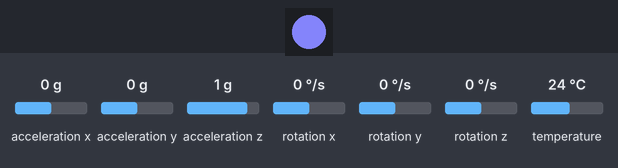
A program run on a simulated ESP32-C3. Parts: 1 RGB LEDs in strip order, left to right. Inputs (shaded band) come from the test bench; at power-on: acceleration x 0 g, acceleration y 0 g, acceleration z 1 g, rotation x 0 °/s, rotation y 0 °/s, rotation z 0 °/s, temperature 24 °C. Nothing arrives over Bluetooth unless stated; a phone connects over Bluetooth LE 3 s after start; what the program prints to the serial monitor is not drawn.

Above: at 1.3 s.
1.4 s: acceleration x set to -1.4 g
At 2.3 s:
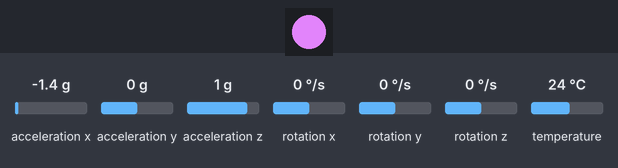
2.9 s: acceleration y set to -1.4 g
At 3.3 s:
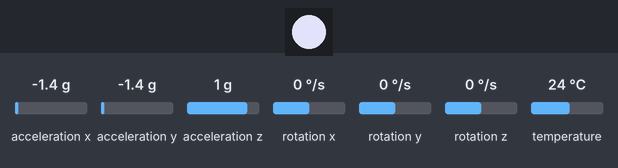
4.4 s: acceleration z set to -0.8 g
At 5.4 s:
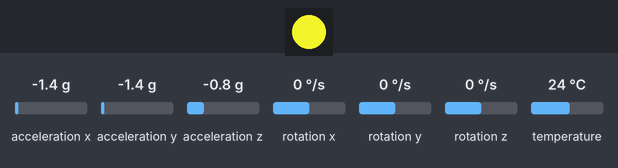
5.9 s: acceleration x set to -0.8 g
At 6.8 s:
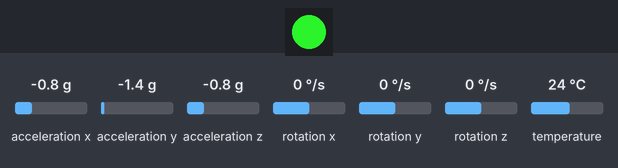
7.4 s: acceleration z set to -1.4 g
At 7.8 s:
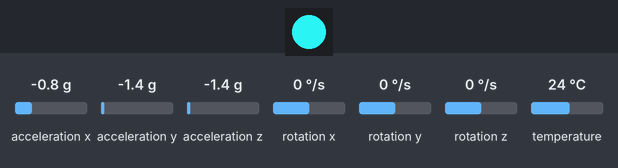
8.9 s: acceleration y set to -0.8 g
At 9.2 s:
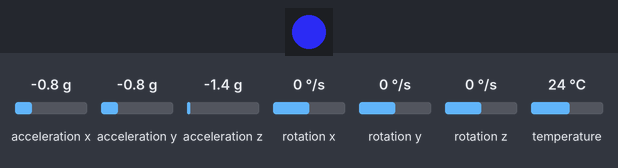
Timing chart, 0 to 11.4 s (numbered marks = the images above; inputs shaded):
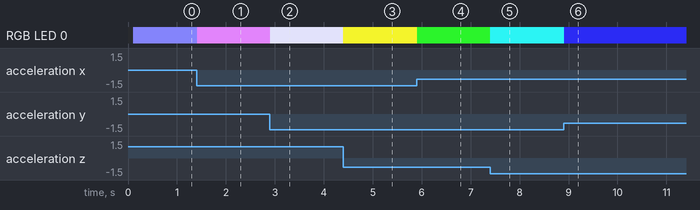

Measured:
- after the input at 1.4 s, RGB LED 0: RGB(127, 127, 242) → RGB(218, 127, 242) at once
- after the input at 2.9 s, RGB LED 0: RGB(218, 127, 242) → RGB(218, 218, 242) at once
- after the input at 4.4 s, RGB LED 0: RGB(218, 218, 242) → RGB(218, 218, 38) at once
- after the input at 5.9 s, RGB LED 0: RGB(218, 218, 38) → RGB(38, 218, 38) at once
- after the input at 7.4 s, RGB LED 0: RGB(38, 218, 38) → RGB(38, 218, 218) at once
- after the input at 8.9 s, RGB LED 0: RGB(38, 218, 218) → RGB(38, 38, 218) at once

The program:

main.cpp
```cpp
#include <Adafruit_NeoPixel.h>
#include <Adafruit_MPU6050.h>
#include <Adafruit_Sensor.h>
#include <BLEDevice.h>
#include <BLEUtils.h>
#include <BLEServer.h>
#include <BLE2902.h>
#include <Wire.h>


#define ledPin 2
#define ledCount 1

#define SERVICE_UUID           "6E400001-B5A3-F393-E0A9-E50E24DCCA9E" // UART service UUID
#define CHARACTERISTIC_UUID_RX "6E400002-B5A3-F393-E0A9-E50E24DCCA9E"
#define DHTDATA_CHAR_UUID "6E400003-B5A3-F393-E0A9-E50E24DCCA9E"

bool deviceConnected = false;

Adafruit_NeoPixel led(ledCount, ledPin, NEO_GRB + NEO_KHZ800);
Adafruit_MPU6050 mpu;
BLECharacteristic *pCharacteristic;

class MyServerCallbacks: public BLEServerCallbacks {
    void onConnect(BLEServer* pServer) {
      deviceConnected = true;
    };

    void onDisconnect(BLEServer* pServer) {
      deviceConnected = false;
    }
};


class MyCallbacks: public BLECharacteristicCallbacks {
    void onWrite(BLECharacteristic *pCharacteristic) {
      std::string rxValue = pCharacteristic->getValue();
      Serial.println(rxValue[0]);

      if (rxValue.length() > 0) {
        Serial.println("*********");
        Serial.print("Received Value: ");

        for (int i = 0; i < rxValue.length(); i++) {
          Serial.print(rxValue[i]);
        }
        Serial.println();
        Serial.println("*********");
      }
    }
};

void mpuInit(){

  Wire.begin(7, 8);

  while (!Serial)
    delay(10); // will pause Zero, Leonardo, etc until serial console opens

  Serial.println("Adafruit MPU6050 test!");

  // Try to initialize!
  if (!mpu.begin())
  {
    Serial.println("Failed to find MPU6050 chip");
    while (1)
    {
      delay(10);
    }
  }
  Serial.println("MPU6050 Found!");

  // setupt motion detection
  mpu.setHighPassFilter(MPU6050_HIGHPASS_0_63_HZ);
  mpu.setMotionDetectionThreshold(1);
  mpu.setMotionDetectionDuration(20);
  mpu.setInterruptPinLatch(true); // Keep it latched.  Will turn off when reinitialized.
  mpu.setInterruptPinPolarity(true);
  mpu.setMotionInterrupt(true);
  mpu.setAccelerometerRange(MPU6050_RANGE_4_G);
  mpu.setGyroRange(MPU6050_RANGE_250_DEG);
  mpu.setFilterBandwidth(MPU6050_BAND_21_HZ);

  Serial.println("");
  delay(100);
}

uint8_t pins[2] = {1,2};

void setup()
{
  Serial.begin(115200);
  mpuInit();

  // Create the BLE Device
  BLEDevice::init("ESP32"); // Give it a name

  // Configura o dispositivo como Servidor BLE
  BLEServer *pServer = BLEDevice::createServer();
  pServer->setCallbacks(new MyServerCallbacks());

  // Cria o servico UART
  BLEService *pService = pServer->createService(SERVICE_UUID);

  // Cria uma Característica BLE para envio dos dados
  pCharacteristic = pService->createCharacteristic(
                      DHTDATA_CHAR_UUID,
                      BLECharacteristic::PROPERTY_NOTIFY
                    );

  pCharacteristic->addDescriptor(new BLE2902());

  // cria uma característica BLE para recebimento dos dados
  BLECharacteristic *pCharacteristic = pService->createCharacteristic(
                                         CHARACTERISTIC_UUID_RX,
                                         BLECharacteristic::PROPERTY_WRITE
                                       );

  pCharacteristic->setCallbacks(new MyCallbacks());

  // Inicia o serviço
  pService->start();

  // Inicia a descoberta do ESP32
  pServer->getAdvertising()->start();

  led.begin();
  led.setPixelColor(0, led.Color(100, 100, 200));
  led.show();

}

void loop()
{

  static unsigned long tempo = 0;

  /* Get new sensor events with the readings */
  sensors_event_t a, g, temp;
  mpu.getEvent(&a, &g, &temp);

  // /* Print out the values */
  // Serial.print(">AccelX:");
  // Serial.println(a.acceleration.x);

  // Serial.print(">AccelY:");
  // Serial.println(a.acceleration.y);

  // Serial.print(">AccelZ:");
  // Serial.println(a.acceleration.z);

  // Serial.print(">GyroX:");
  // Serial.println(g.gyro.x);

  // Serial.print(">GyroY:");
  // Serial.println(g.gyro.y);

  // Serial.print(">GyroZ:");
  // Serial.println(g.gyro.z);

  // Serial.print(">Temp: ");
  // Serial.println(temp.temperature);

  float pitch = atan2(-a.acceleration.y, sqrt(a.acceleration.x * a.acceleration.x + a.acceleration.z * a.acceleration.z)) * 180 / PI;

  float roll = atan2(-a.acceleration.x, sqrt(a.acceleration.y * a.acceleration.y + a.acceleration.z * a.acceleration.z)) * 180 / PI;

  // Serial.print(">Pitch: ");
  // Serial.println(pitch);
  // Serial.print(">Roll: ");
  // Serial.println(roll);

  int ledR = map(a.acceleration.x, -10, 10, 0, 255);
  int ledG = map(a.acceleration.y, -10, 10, 0, 255);
  int ledB = map(a.acceleration.z, -10, 10, 0, 255);

  led.setPixelColor(0, led.Color(ledR, ledG, ledB));
  led.show();

  delay(10);

  if (millis() - tempo >= 1000)
  {
    tempo = millis();

    char DataString[16];
    sprintf(DataString, "%f \n" , temp.temperature);

    pCharacteristic->setValue(DataString);
    pCharacteristic->notify(); // Envia o valor para o aplicativo!
  }


}
```
